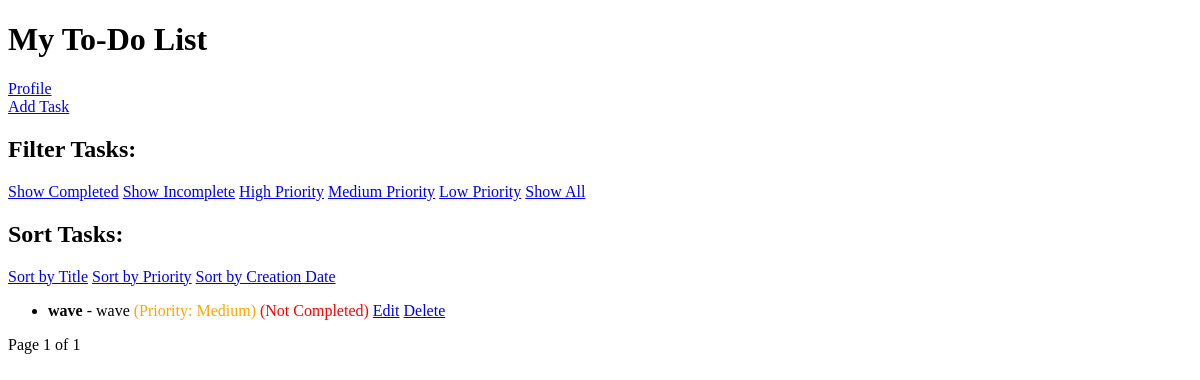
Before: /tasks/?status=incomplete (signed in) with the older database file.
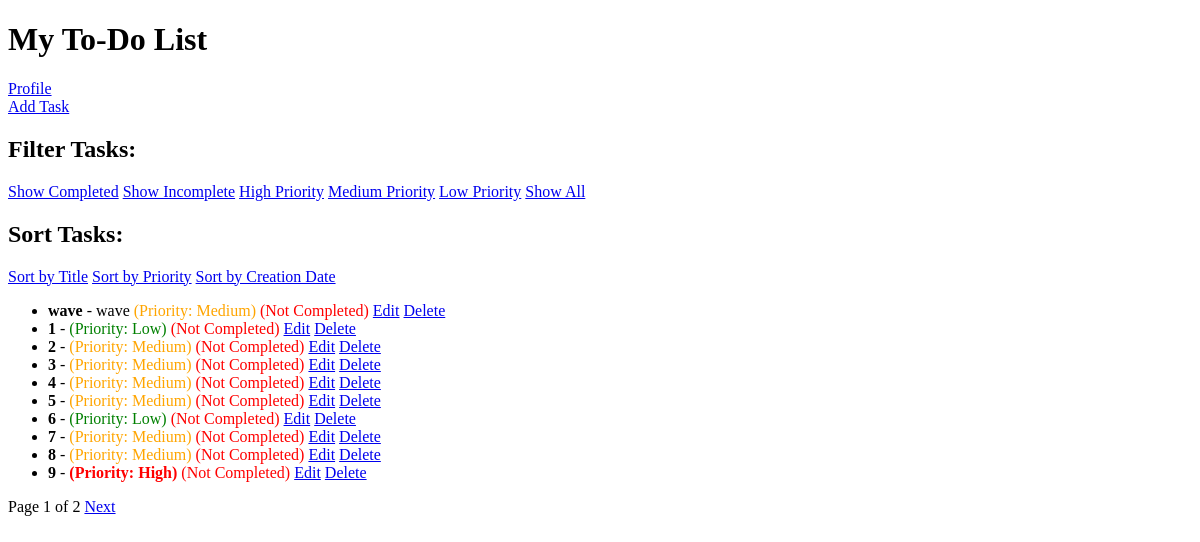
After: the same page with the newer database file.
### tasks/models.py (models this page shows, shortened)
class Task(models.Model):
    PRIORITY_CHOICES = [
        ('High', 'High'),
        ('Medium', 'Medium'),
        ('Low', 'Low'),
    ]
    user = models.ForeignKey(User, on_delete=models.CASCADE)  # Link tasks to users
    title = models.CharField(max_length=100)
    description = models.TextField(blank=True, null=True)
    completed = models.BooleanField(default=False)
    priority = models.CharField(max_length=10, choices=PRIORITY_CHOICES, default='Medium')  # New priority field

### tasks/views.py (the view, shortened to what this page needs)
# urls.py: path('', views.task_list, name='task-list'),  # Home route for tasks
@login_required
def task_list(request):
    priority = request.GET.get('priority')
    status = request.GET.get('status')
    sort_by = request.GET.get('sort')
    page_number = request.GET.get('page')  # Get the current page number
    tasks = Task.objects.filter(user=request.user)
    if priority:
        tasks = tasks.filter(priority=priority)
    if priority not in ['High', 'Medium', 'Low', None]:
        tasks = tasks.filter(priority='Medium')  # Default fallback
    if status == 'completed':
        tasks = tasks.filter(completed=True)
    elif status == 'incomplete':
        tasks = tasks.filter(completed=False)
    if sort_by == 'title':
        tasks = tasks.order_by('title')
    if not sort_by:
        tasks = tasks.order_by('id')  # Default sorting by creation date
    paginator = Paginator(tasks, 10)
    tasks = paginator.get_page(page_number)
    return render(request, 'tasks/task_list.html', {'tasks': tasks})

### tasks/templates/tasks/task_list.html (shortened to what this page needs)
<!DOCTYPE html>
<html>
<head>
</head>
<body>
    <h1>My To-Do List</h1>
    <a href="{% url 'profile' %}">Profile</a><br>
    <a href="{% url 'add-task' %}">Add Task</a><br>
    <h2>Filter Tasks:</h2>
    <a href="?status=completed">Show Completed</a>
    <a href="?status=incomplete">Show Incomplete</a>
    <a href="?priority=High">High Priority</a>
    <a href="?priority=Medium">Medium Priority</a>
    <a href="?priority=Low">Low Priority</a>
    <a href="?">Show All</a>
    <h2>Sort Tasks:</h2>
    <a href="?sort=title">Sort by Title</a>
    <a href="?sort=priority">Sort by Priority</a>
    <a href="?sort=date">Sort by Creation Date</a>
    <ul>
        {% for task in tasks %}
            <li>
                <strong>{{ task.title }}</strong> - {{ task.description }}
                <span class="priority-{{ task.priority|lower }}">(Priority: {{ task.priority }})</span>
                {% if task.completed %}
                    <span style="color: green;">(Completed)</span>
                {% else %}
                    <span style="color: red;">(Not Completed)</span>
                {% endif %}
                <a href="{% url 'edit-task' task.id %}">Edit</a>
                <a href="{% url 'delete-task' task.id %}">Delete</a>
            </li>
        {% endfor %}
    </ul>
    <div class="pagination">
        <span>Page {{ tasks.number }} of {{ tasks.paginator.num_pages }}</span>
        {% if tasks.has_next %}
            <a href="?page={{ tasks.next_page_number }}{% if priority %}&priority={{ priority }}{% endif %}{% if status %}&status={{ status }}{% endif %}{% if sort_by %}&sort={{ sort_by }}{% endif %}">Next</a>
        {% endif %}
    </div>
</body>
</html>

### tasks/templates/tasks/task_list.html (style rules this page uses)
.priority-high { color: red; font-weight: bold; }
.priority-medium { color: orange; }
.priority-low { color: green; }

Changed rows visible on the page:
added Task: title "1", priority "Low", completed "(Not Completed)"
added Task: title "2", priority "Medium", completed "(Not Completed)"
added Task: title "3", priority "Medium", completed "(Not Completed)"
added Task: title "4", priority "Medium", completed "(Not Completed)"
added Task: title "5", priority "Medium", completed "(Not Completed)"
added Task: title "6", priority "Low", completed "(Not Completed)"
added Task: title "7", priority "Medium", completed "(Not Completed)"
added Task: title "8", priority "Medium", completed "(Not Completed)"
added Task: title "9", priority "High", completed "(Not Completed)"
Other visible differences:
{{ tasks.paginator.num_pages }}: "1" → "2"
text now shown: "Next"
